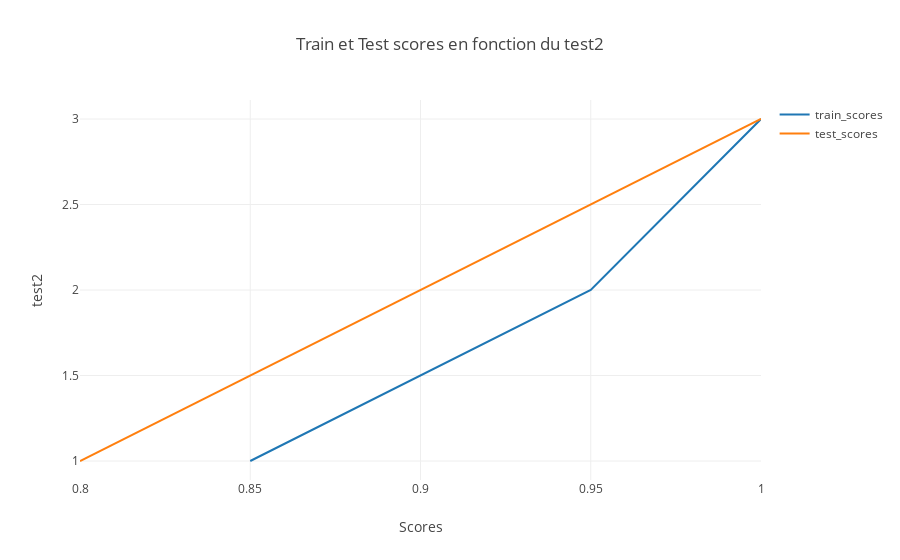

The notebook cell this image was saved under:
### Code cell
plot_optimisation([0.85, 0.95, 1], [0.8, 0.9, 1], [1,2,3], 'test2')

### Figure 1 — Plotly figure (JSON) as saved in the notebook; plotly's stock layout.template omitted (floating-point values rounded to 4 significant figures)
{"data": [{"mode": "lines", "name": "train_scores", "type": "scatter", "uid": "be30eff2-bf93-4f52-b2a8-12628882c4c0", "x": [0.85, 0.95, 1], "y": [1, 2, 3]}, {"mode": "lines", "name": "test_scores", "type": "scatter", "uid": "af57b9bb-6b28-46a6-b6c2-7d3bc91d4f20", "x": [0.8, 0.9, 1], "y": [1, 2, 3]}], "layout": {"showlegend": true, "title": "Train et Test scores en fonction du test2", "xaxis": {"title": "Scores"}, "yaxis": {"title": "test2"}}}
